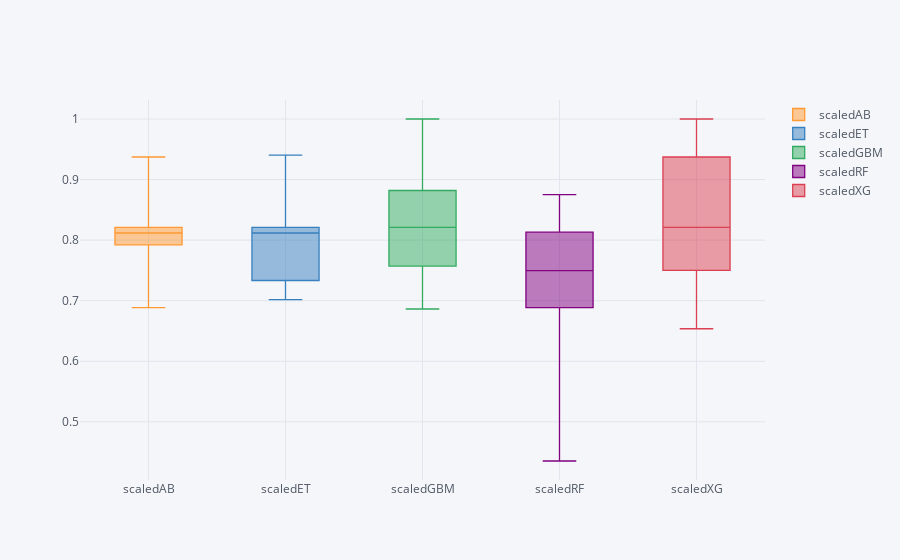

The notebook cell saved with this chart:
### Code cell
es = pd.DataFrame(dict(zip(names,results)))
es.iplot(kind='box')

### Figure 1 — Plotly figure (JSON) as saved in the notebook; plotly's stock layout.template omitted (floating-point values rounded to 4 significant figures)
{"data": [{"boxpoints": false, "line": {"width": 1.3}, "marker": {"color": "rgba(255, 153, 51, 1.0)"}, "name": "scaledAB", "type": "box", "y": [0.7018, 0.8132, 0.8819, 0.8211, 0.7984, 0.6886, 0.7922, 0.8118, 0.8118, 0.9373]}, {"boxpoints": false, "line": {"width": 1.3}, "marker": {"color": "rgba(55, 128, 191, 1.0)"}, "name": "scaledET", "type": "box", "y": [0.7018, 0.8786, 0.7571, 0.8211, 0.9404, 0.8132, 0.7091, 0.7333, 0.8118, 0.8118]}, {"boxpoints": false, "line": {"width": 1.3}, "marker": {"color": "rgba(50, 171, 96, 1.0)"}, "name": "scaledGBM", "type": "box", "y": [0.7571, 1, 0.8819, 0.8211, 0.9377, 0.8211, 0.7091, 0.8118, 0.6863, 0.875]}, {"boxpoints": false, "line": {"width": 1.3}, "marker": {"color": "rgba(128, 0, 128, 1.0)"}, "name": "scaledRF", "type": "box", "y": [0.5278, 0.8132, 0.7639, 0.6886, 0.7424, 0.7571, 0.7333, 0.873, 0.4353, 0.875]}, {"boxpoints": false, "line": {"width": 1.3}, "marker": {"color": "rgba(219, 64, 82, 1.0)"}, "name": "scaledXG", "type": "box", "y": [0.7571, 1, 0.8211, 0.8211, 0.9377, 0.7018, 0.6537, 0.9373, 0.75, 0.875]}], "layout": {"legend": {"bgcolor": "#F5F6F9", "font": {"color": "#4D5663"}}, "paper_bgcolor": "#F5F6F9", "plot_bgcolor": "#F5F6F9", "titlefont": {"color": "#4D5663"}, "xaxis1": {"gridcolor": "#E1E5ED", "showgrid": true, "tickfont": {"color": "#4D5663"}, "title": "", "titlefont": {"color": "#4D5663"}, "zerolinecolor": "#E1E5ED"}, "yaxis1": {"gridcolor": "#E1E5ED", "showgrid": true, "tickfont": {"color": "#4D5663"}, "title": "", "titlefont": {"color": "#4D5663"}, "zerolinecolor": "#E1E5ED"}}}
